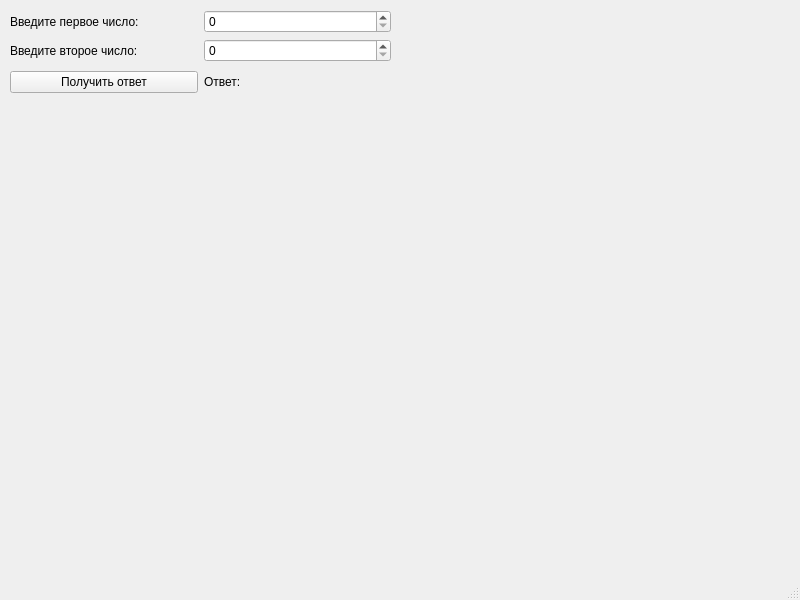
<?xml version="1.0" encoding="UTF-8"?>
<ui version="4.0">
 <class>MainWindow</class>
 <widget class="QMainWindow" name="MainWindow">
  <property name="geometry">
   <rect>
    <x>0</x>
    <y>0</y>
    <width>800</width>
    <height>600</height>
   </rect>
  </property>
  <property name="windowTitle">
   <string>MainWindow</string>
  </property>
  <widget class="QWidget" name="centralwidget">
   <widget class="QWidget" name="layoutWidget">
    <property name="geometry">
     <rect>
      <x>10</x>
      <y>10</y>
      <width>381</width>
      <height>120</height>
     </rect>
    </property>
    <layout class="QVBoxLayout" name="verticalLayout">
     <item>
      <layout class="QHBoxLayout" name="horizontalLayout_2">
       <item>
        <widget class="QLabel" name="label">
         <property name="text">
          <string>Введите первое число: </string>
         </property>
        </widget>
       </item>
       <item>
        <widget class="QSpinBox" name="spinBox">
         <property name="maximum">
          <number>16</number>
         </property>
        </widget>
       </item>
      </layout>
     </item>
     <item>
      <layout class="QHBoxLayout" name="horizontalLayout">
       <item>
        <widget class="QLabel" name="label_2">
         <property name="text">
          <string>Введите второе число: </string>
         </property>
        </widget>
       </item>
       <item>
        <widget class="QSpinBox" name="spinBox_2">
         <property name="maximum">
          <number>1200000000</number>
         </property>
        </widget>
       </item>
      </layout>
     </item>
     <item>
      <layout class="QHBoxLayout" name="horizontalLayout_3">
       <item>
        <widget class="QPushButton" name="pushButton">
         <property name="text">
          <string>Получить ответ</string>
         </property>
        </widget>
       </item>
       <item>
        <widget class="QLabel" name="label_3">
         <property name="text">
          <string>Ответ: </string>
         </property>
        </widget>
       </item>
      </layout>
     </item>
     <item>
      <widget class="QLabel" name="error_label">
       <property name="text">
        <string/>
       </property>
      </widget>
     </item>
    </layout>
   </widget>
  </widget>
  <widget class="QMenuBar" name="menubar">
   <property name="geometry">
    <rect>
     <x>0</x>
     <y>0</y>
     <width>800</width>
     <height>22</height>
    </rect>
   </property>
  </widget>
  <widget class="QStatusBar" name="statusbar"/>
 </widget>
 <resources/>
 <connections/>
</ui>
